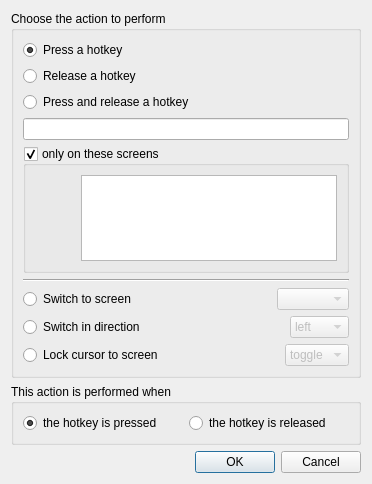
<?xml version="1.0" encoding="UTF-8"?>
<ui version="4.0">
 <class>ActionDialogBase</class>
 <widget class="QDialog" name="ActionDialogBase">
  <property name="geometry">
   <rect>
    <x>0</x>
    <y>0</y>
    <width>372</width>
    <height>484</height>
   </rect>
  </property>
  <property name="windowTitle">
   <string>Configure Action</string>
  </property>
  <layout class="QVBoxLayout">
   <item>
    <widget class="QGroupBox" name="m_pGroupType">
     <property name="title">
      <string>Choose the action to perform</string>
     </property>
     <layout class="QVBoxLayout">
      <item>
       <widget class="QRadioButton" name="m_pRadioPress">
        <property name="text">
         <string>Press a hotkey</string>
        </property>
        <property name="checked">
         <bool>true</bool>
        </property>
       </widget>
      </item>
      <item>
       <widget class="QRadioButton" name="m_pRadioRelease">
        <property name="text">
         <string>Release a hotkey</string>
        </property>
       </widget>
      </item>
      <item>
       <widget class="QRadioButton" name="m_pRadioPressAndRelease">
        <property name="text">
         <string>Press and release a hotkey</string>
        </property>
       </widget>
      </item>
      <item>
       <widget class="KeySequenceWidget" name="m_pKeySequenceWidgetHotkey">
        <property name="sizePolicy">
         <sizepolicy hsizetype="Expanding" vsizetype="Fixed">
          <horstretch>1</horstretch>
          <verstretch>0</verstretch>
         </sizepolicy>
        </property>
        <property name="minimumSize">
         <size>
          <width>256</width>
          <height>0</height>
         </size>
        </property>
        <property name="text">
         <string/>
        </property>
       </widget>
      </item>
      <item>
       <widget class="QGroupBox" name="m_pGroupBoxScreens">
        <property name="title">
         <string>only on these screens</string>
        </property>
        <property name="flat">
         <bool>true</bool>
        </property>
        <property name="checkable">
         <bool>true</bool>
        </property>
        <layout class="QHBoxLayout">
         <item>
          <spacer>
           <property name="orientation">
            <enum>Qt::Horizontal</enum>
           </property>
           <property name="sizeHint" stdset="0">
            <size>
             <width>40</width>
             <height>20</height>
            </size>
           </property>
          </spacer>
         </item>
         <item>
          <widget class="QListWidget" name="m_pListScreens">
           <property name="minimumSize">
            <size>
             <width>128</width>
             <height>64</height>
            </size>
           </property>
           <property name="selectionMode">
            <enum>QAbstractItemView::ExtendedSelection</enum>
           </property>
          </widget>
         </item>
        </layout>
       </widget>
      </item>
      <item>
       <widget class="Line" name="line">
        <property name="orientation">
         <enum>Qt::Horizontal</enum>
        </property>
       </widget>
      </item>
      <item>
       <layout class="QHBoxLayout">
        <item>
         <widget class="QRadioButton" name="m_pRadioSwitchToScreen">
          <property name="text">
           <string>Switch to screen</string>
          </property>
         </widget>
        </item>
        <item>
         <spacer>
          <property name="orientation">
           <enum>Qt::Horizontal</enum>
          </property>
          <property name="sizeHint" stdset="0">
           <size>
            <width>40</width>
            <height>20</height>
           </size>
          </property>
         </spacer>
        </item>
        <item>
         <widget class="QComboBox" name="m_pComboSwitchToScreen">
          <property name="enabled">
           <bool>false</bool>
          </property>
         </widget>
        </item>
       </layout>
      </item>
      <item>
       <layout class="QHBoxLayout">
        <item>
         <widget class="QRadioButton" name="m_pRadioSwitchInDirection">
          <property name="text">
           <string>Switch in direction</string>
          </property>
         </widget>
        </item>
        <item>
         <spacer>
          <property name="orientation">
           <enum>Qt::Horizontal</enum>
          </property>
          <property name="sizeHint" stdset="0">
           <size>
            <width>40</width>
            <height>20</height>
           </size>
          </property>
         </spacer>
        </item>
        <item>
         <widget class="QComboBox" name="m_pComboSwitchInDirection">
          <property name="enabled">
           <bool>false</bool>
          </property>
          <item>
           <property name="text">
            <string>left</string>
           </property>
          </item>
          <item>
           <property name="text">
            <string>right</string>
           </property>
          </item>
          <item>
           <property name="text">
            <string>up</string>
           </property>
          </item>
          <item>
           <property name="text">
            <string>down</string>
           </property>
          </item>
         </widget>
        </item>
       </layout>
      </item>
      <item>
       <layout class="QHBoxLayout">
        <item>
         <widget class="QRadioButton" name="m_pRadioLockCursorToScreen">
          <property name="text">
           <string>Lock cursor to screen</string>
          </property>
         </widget>
        </item>
        <item>
         <spacer>
          <property name="orientation">
           <enum>Qt::Horizontal</enum>
          </property>
          <property name="sizeHint" stdset="0">
           <size>
            <width>40</width>
            <height>20</height>
           </size>
          </property>
         </spacer>
        </item>
        <item>
         <widget class="QComboBox" name="m_pComboLockCursorToScreen">
          <property name="enabled">
           <bool>false</bool>
          </property>
          <item>
           <property name="text">
            <string>toggle</string>
           </property>
          </item>
          <item>
           <property name="text">
            <string>on</string>
           </property>
          </item>
          <item>
           <property name="text">
            <string>off</string>
           </property>
          </item>
         </widget>
        </item>
       </layout>
      </item>
     </layout>
    </widget>
   </item>
   <item>
    <widget class="QGroupBox" name="groupBox_2">
     <property name="title">
      <string>This action is performed when</string>
     </property>
     <layout class="QHBoxLayout">
      <item>
       <widget class="QRadioButton" name="m_pRadioHotkeyPressed">
        <property name="text">
         <string>the hotkey is pressed</string>
        </property>
        <property name="checked">
         <bool>true</bool>
        </property>
       </widget>
      </item>
      <item>
       <widget class="QRadioButton" name="m_pRadioHotkeyReleased">
        <property name="text">
         <string>the hotkey is released</string>
        </property>
       </widget>
      </item>
     </layout>
    </widget>
   </item>
   <item>
    <widget class="QDialogButtonBox" name="buttonBox">
     <property name="orientation">
      <enum>Qt::Horizontal</enum>
     </property>
     <property name="standardButtons">
      <set>QDialogButtonBox::Cancel|QDialogButtonBox::Ok</set>
     </property>
    </widget>
   </item>
  </layout>
 </widget>
 <customwidgets>
  <customwidget>
   <class>KeySequenceWidget</class>
   <extends>QLineEdit</extends>
   <header>KeySequenceWidget.h</header>
  </customwidget>
 </customwidgets>
 <resources/>
 <connections>
  <connection>
   <sender>buttonBox</sender>
   <signal>accepted()</signal>
   <receiver>ActionDialogBase</receiver>
   <slot>accept()</slot>
   <hints>
    <hint type="sourcelabel">
     <x>245</x>
     <y>474</y>
    </hint>
    <hint type="destinationlabel">
     <x>157</x>
     <y>274</y>
    </hint>
   </hints>
  </connection>
  <connection>
   <sender>buttonBox</sender>
   <signal>rejected()</signal>
   <receiver>ActionDialogBase</receiver>
   <slot>reject()</slot>
   <hints>
    <hint type="sourcelabel">
     <x>313</x>
     <y>474</y>
    </hint>
    <hint type="destinationlabel">
     <x>286</x>
     <y>274</y>
    </hint>
   </hints>
  </connection>
  <connection>
   <sender>m_pGroupType</sender>
   <signal>toggled(bool)</signal>
   <receiver>m_pKeySequenceWidgetHotkey</receiver>
   <slot>setDisabled(bool)</slot>
   <hints>
    <hint type="sourcelabel">
     <x>104</x>
     <y>194</y>
    </hint>
    <hint type="destinationlabel">
     <x>110</x>
     <y>132</y>
    </hint>
   </hints>
  </connection>
  <connection>
   <sender>m_pRadioSwitchInDirection</sender>
   <signal>toggled(bool)</signal>
   <receiver>m_pKeySequenceWidgetHotkey</receiver>
   <slot>setDisabled(bool)</slot>
   <hints>
    <hint type="sourcelabel">
     <x>118</x>
     <y>322</y>
    </hint>
    <hint type="destinationlabel">
     <x>81</x>
     <y>129</y>
    </hint>
   </hints>
  </connection>
  <connection>
   <sender>m_pRadioLockCursorToScreen</sender>
   <signal>toggled(bool)</signal>
   <receiver>m_pKeySequenceWidgetHotkey</receiver>
   <slot>setDisabled(bool)</slot>
   <hints>
    <hint type="sourcelabel">
     <x>101</x>
     <y>353</y>
    </hint>
    <hint type="destinationlabel">
     <x>68</x>
     <y>126</y>
    </hint>
   </hints>
  </connection>
  <connection>
   <sender>m_pRadioPress</sender>
   <signal>toggled(bool)</signal>
   <receiver>m_pKeySequenceWidgetHotkey</receiver>
   <slot>setEnabled(bool)</slot>
   <hints>
    <hint type="sourcelabel">
     <x>48</x>
     <y>48</y>
    </hint>
    <hint type="destinationlabel">
     <x>45</x>
     <y>129</y>
    </hint>
   </hints>
  </connection>
  <connection>
   <sender>m_pRadioRelease</sender>
   <signal>toggled(bool)</signal>
   <receiver>m_pKeySequenceWidgetHotkey</receiver>
   <slot>setEnabled(bool)</slot>
   <hints>
    <hint type="sourcelabel">
     <x>135</x>
     <y>70</y>
    </hint>
    <hint type="destinationlabel">
     <x>148</x>
     <y>125</y>
    </hint>
   </hints>
  </connection>
  <connection>
   <sender>m_pRadioPressAndRelease</sender>
   <signal>toggled(bool)</signal>
   <receiver>m_pKeySequenceWidgetHotkey</receiver>
   <slot>setEnabled(bool)</slot>
   <hints>
    <hint type="sourcelabel">
     <x>194</x>
     <y>100</y>
    </hint>
    <hint type="destinationlabel">
     <x>201</x>
     <y>125</y>
    </hint>
   </hints>
  </connection>
  <connection>
   <sender>m_pRadioSwitchToScreen</sender>
   <signal>toggled(bool)</signal>
   <receiver>m_pComboSwitchToScreen</receiver>
   <slot>setEnabled(bool)</slot>
   <hints>
    <hint type="sourcelabel">
     <x>148</x>
     <y>291</y>
    </hint>
    <hint type="destinationlabel">
     <x>350</x>
     <y>290</y>
    </hint>
   </hints>
  </connection>
  <connection>
   <sender>m_pRadioSwitchInDirection</sender>
   <signal>toggled(bool)</signal>
   <receiver>m_pComboSwitchInDirection</receiver>
   <slot>setEnabled(bool)</slot>
   <hints>
    <hint type="sourcelabel">
     <x>158</x>
     <y>322</y>
    </hint>
    <hint type="destinationlabel">
     <x>350</x>
     <y>321</y>
    </hint>
   </hints>
  </connection>
  <connection>
   <sender>m_pRadioLockCursorToScreen</sender>
   <signal>toggled(bool)</signal>
   <receiver>m_pComboLockCursorToScreen</receiver>
   <slot>setEnabled(bool)</slot>
   <hints>
    <hint type="sourcelabel">
     <x>180</x>
     <y>353</y>
    </hint>
    <hint type="destinationlabel">
     <x>350</x>
     <y>352</y>
    </hint>
   </hints>
  </connection>
  <connection>
   <sender>m_pRadioPress</sender>
   <signal>toggled(bool)</signal>
   <receiver>m_pGroupBoxScreens</receiver>
   <slot>setEnabled(bool)</slot>
   <hints>
    <hint type="sourcelabel">
     <x>25</x>
     <y>47</y>
    </hint>
    <hint type="destinationlabel">
     <x>33</x>
     <y>155</y>
    </hint>
   </hints>
  </connection>
  <connection>
   <sender>m_pRadioSwitchToScreen</sender>
   <signal>toggled(bool)</signal>
   <receiver>m_pGroupBoxScreens</receiver>
   <slot>setDisabled(bool)</slot>
   <hints>
    <hint type="sourcelabel">
     <x>48</x>
     <y>278</y>
    </hint>
    <hint type="destinationlabel">
     <x>98</x>
     <y>153</y>
    </hint>
   </hints>
  </connection>
  <connection>
   <sender>m_pRadioRelease</sender>
   <signal>toggled(bool)</signal>
   <receiver>m_pGroupBoxScreens</receiver>
   <slot>setEnabled(bool)</slot>
   <hints>
    <hint type="sourcelabel">
     <x>264</x>
     <y>67</y>
    </hint>
    <hint type="destinationlabel">
     <x>241</x>
     <y>158</y>
    </hint>
   </hints>
  </connection>
  <connection>
   <sender>m_pRadioPressAndRelease</sender>
   <signal>toggled(bool)</signal>
   <receiver>m_pGroupBoxScreens</receiver>
   <slot>setEnabled(bool)</slot>
   <hints>
    <hint type="sourcelabel">
     <x>286</x>
     <y>98</y>
    </hint>
    <hint type="destinationlabel">
     <x>290</x>
     <y>156</y>
    </hint>
   </hints>
  </connection>
  <connection>
   <sender>m_pRadioSwitchInDirection</sender>
   <signal>toggled(bool)</signal>
   <receiver>m_pGroupBoxScreens</receiver>
   <slot>setDisabled(bool)</slot>
   <hints>
    <hint type="sourcelabel">
     <x>38</x>
     <y>313</y>
    </hint>
    <hint type="destinationlabel">
     <x>64</x>
     <y>195</y>
    </hint>
   </hints>
  </connection>
  <connection>
   <sender>m_pRadioLockCursorToScreen</sender>
   <signal>toggled(bool)</signal>
   <receiver>m_pGroupBoxScreens</receiver>
   <slot>setDisabled(bool)</slot>
   <hints>
    <hint type="sourcelabel">
     <x>48</x>
     <y>339</y>
    </hint>
    <hint type="destinationlabel">
     <x>79</x>
     <y>234</y>
    </hint>
   </hints>
  </connection>
  <connection>
   <sender>m_pRadioSwitchToScreen</sender>
   <signal>toggled(bool)</signal>
   <receiver>m_pKeySequenceWidgetHotkey</receiver>
   <slot>setDisabled(bool)</slot>
   <hints>
    <hint type="sourcelabel">
     <x>84</x>
     <y>280</y>
    </hint>
    <hint type="destinationlabel">
     <x>185</x>
     <y>123</y>
    </hint>
   </hints>
  </connection>
 </connections>
</ui>
